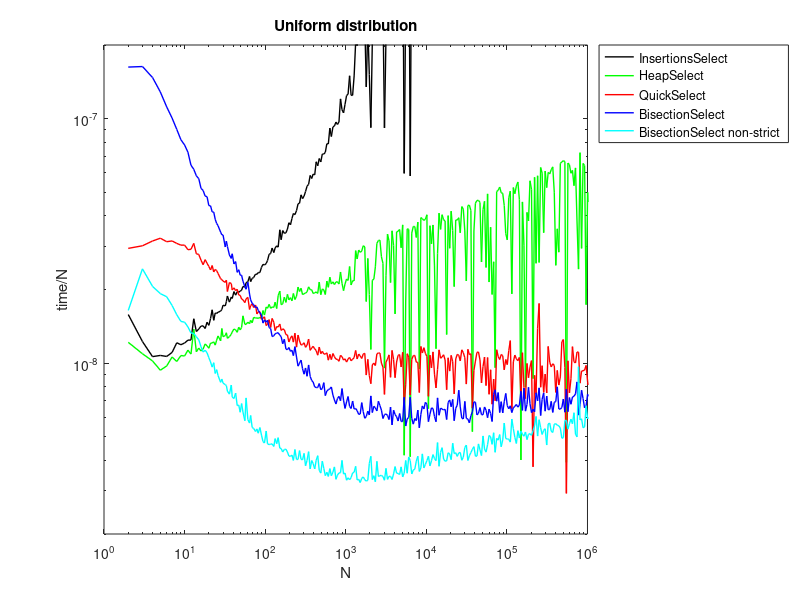
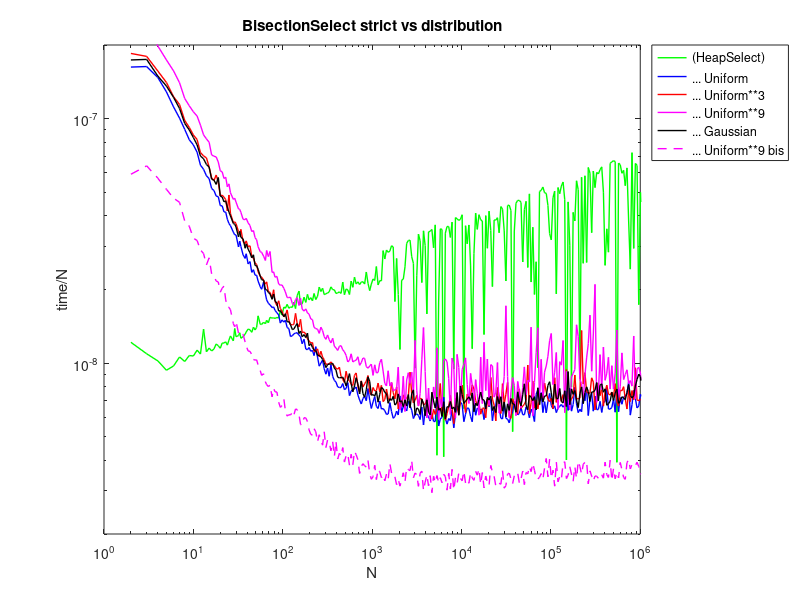
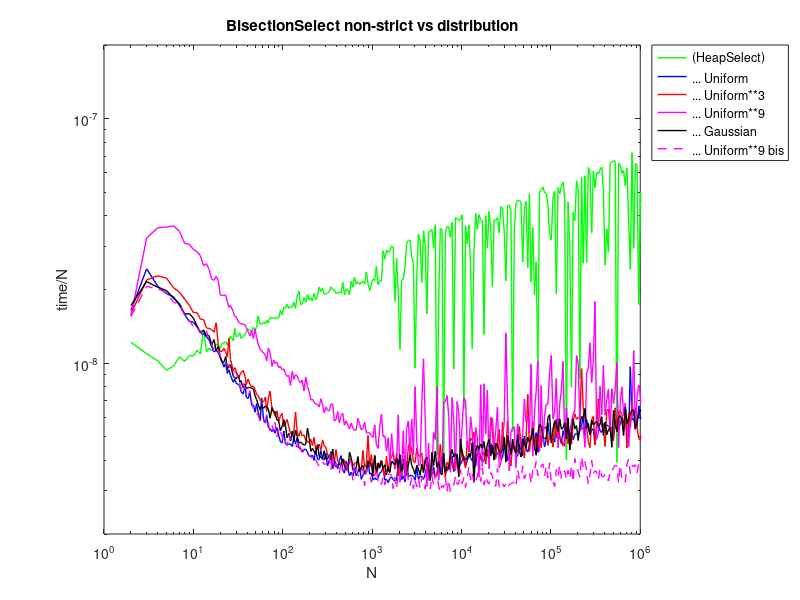
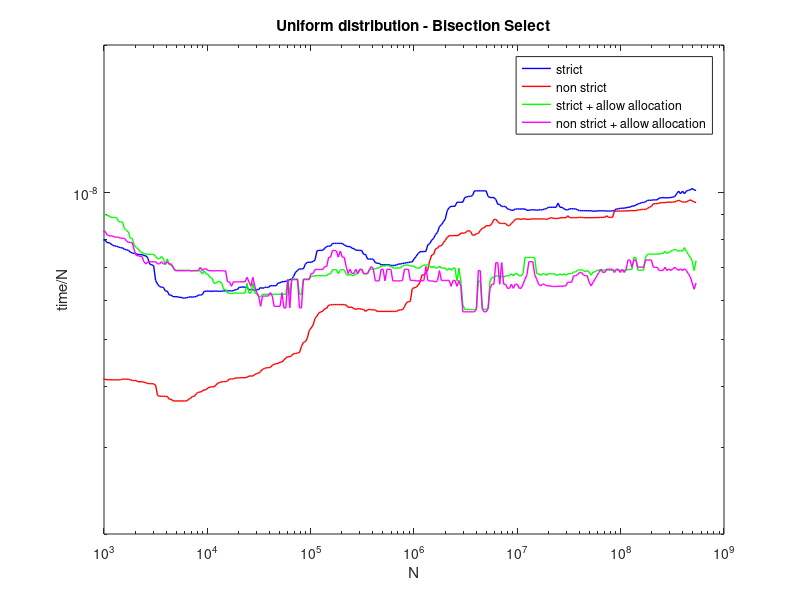

Write the MATLAB code that produced these figures, in order.
a = dlmread("sortselect_test_files/test1.txt");

ntest = sum(a(:,1) == 1)
np = size(a,1) / ntest

b = reshape(a,ntest,np,[]);

nbel = b(:,1,2);
insertselect = b(:,:,3);
heapselect   = b(:,:,4);
quickselectR = b(:,:,5);
bisection00  = b(:,:,6);
bisection10  = b(:,:,7);

set(0, 'DefaultLineLineWidth', 1);

h = figure(11)
loglog  (nbel,insertselect(:,1),'k', ...
         nbel,heapselect(:,1),  'g', ...
         nbel,quickselectR(:,1),'r', ...
         nbel,bisection00(:,1), 'b', ...
         nbel,bisection10(:,1), 'c')
axis([1 1e6 2e-9 2e-7]);
xlabel('N'); ylabel("time/N"); title("Uniform distribution");
legend('InsertionsSelect','HeapSelect','QuickSelect','BisectionSelect','BisectionSelect non-strict', ...
       'location','northeastoutside') 
print('sortselect_test_files/fig11.png','-dpng','-S700,400');

h = figure(12)
loglog  (nbel,heapselect(:,1),  'g', ...
         nbel,bisection00(:,1), 'b', ...
         nbel,bisection00(:,2), 'r', ...
         nbel,bisection00(:,3), 'm', ...
         nbel,bisection00(:,4), 'k', ...
         nbel,bisection00(:,5), 'm--')
axis([1 1e6 2e-9 2e-7]);
xlabel('N'); ylabel("time/N"); title("BisectionSelect strict vs distribution");
legend('(HeapSelect)','... Uniform','... Uniform**3','... Uniform**9','... Gaussian','... Uniform**9 bis', ...
       'location','northeastoutside') 
print('sortselect_test_files/fig12.png','-dpng','-S700,400');

h = figure(13)
loglog  (nbel,heapselect(:,1),  'g', ...
         nbel,bisection10(:,1), 'b', ...
         nbel,bisection10(:,2), 'r', ...
         nbel,bisection10(:,3), 'm', ...
         nbel,bisection10(:,4), 'k', ...
         nbel,bisection10(:,5), 'm--')
axis([1 1e6 2e-9 2e-7]);
xlabel('N'); ylabel("time/N"); title("BisectionSelect non-strict vs distribution");
legend('(HeapSelect)','... Uniform','... Uniform**3','... Uniform**9','... Gaussian','... Uniform**9 bis', ...
       'location','northeastoutside') 
print('sortselect_test_files/fig13.png','-dpng','-S700,400');





a = dlmread("sortselect_test_files/test2.txt");

ntest = sum(a(:,1) == 1)
np = size(a,1) / ntest

b = reshape(a,ntest,np,[]);

nbel = b(:,1,2);
quickselect = movmedian(b(:,:,3),31,1);
bisection00 = movmedian(b(:,:,4),31,1);
bisection10 = movmedian(b(:,:,5),31,1);
bisection01 = movmedian(b(:,:,6),31,1);
bisection11 = movmedian(b(:,:,7),31,1);

set(0, 'DefaultLineLineWidth', 1);

h = figure(21)
loglog  (nbel,bisection00(:,1),'b', ...
         nbel,bisection10(:,1),'r', ...
         nbel,bisection01(:,1),'g', ...
         nbel,bisection11(:,1),'m')
axis([1e3 1e9 2e-9 2e-8]);
xlabel('N'); ylabel("time/N"); title("Uniform distribution - Bisection Select");
legend('strict','non strict','strict + allow allocation','non strict + allow allocation') 
print('sortselect_test_files/fig21.png','-dpng','-S600,400');

h = figure(22)
loglog  (nbel,quickselect(:,1),'r', ...
         nbel,bisection00(:,1),'b')
axis([1e3 1e9 2e-9 2e-8]);
xlabel('N'); ylabel("time/N"); title("Uniform distribution");
legend('Quickselect','Bisection Select strict') 
print('sortselect_test_files/fig22.png','-dpng','-S600,400');

h = figure(23)
loglog  (nbel,bisection00(:,1),'b', ...
         nbel,bisection00(:,2),'r', ...
         nbel,bisection00(:,3),'m', ...
         nbel,bisection00(:,4),'k', ...
         nbel,bisection00(:,5),'m--')
axis([1e3 1e9 2e-9 2e-8]);
xlabel('N'); ylabel("time/N"); title("Bisection Select strict versus distribution");
legend('Uniform','Uniform**3','Uniform**9','Gaussian','uniform**9 bis', ...
       "location",'northeastoutside') 
print('sortselect_test_files/fig23.png','-dpng','-S700,400');

h = figure(24)
loglog  (nbel,quickselect(:,4),'r', ...
         nbel,bisection01(:,4),'b')
axis([1e3 1e9 2e-9 2e-8]);
xlabel('N'); ylabel("time/N"); title("Gaussian distribution");
legend('Quickselect','Bisection Select strict + allow allocation)') 
print('sortselect_test_files/fig24.png','-dpng','-S600,400');







a = dlmread("sortselect_test_files/test3.txt");

ntest = sum(a(:,1) == 1)
np = size(a,1) / ntest

b = reshape(a,ntest,np,[]);

nbel = b(:,1,2);
insertsort = b(:,:,3);
heapsort   = b(:,:,4);
quicksortR = b(:,:,5);
quicksortM = b(:,:,6);
quicksortT = b(:,:,7);

set(0, 'DefaultLineLineWidth', 1);

h = figure(31)
loglog  (nbel,insertsort(:,1),'k', ...
         nbel,heapsort(:,1),  'g', ...
         nbel,quicksortR(:,1),'r', ...
         nbel,quicksortM(:,1),'m', ...
         nbel,quicksortT(:,1),'c')
axis([1 1e6 1e-8 1e-6]);
xlabel('N'); ylabel("time/N"); title("Uniform distribution");
legend('InsertionsSort','HeapSort','QuickSort-R','QuickSort-M','QuickSort-T',"location",'southeast') 
print('sortselect_test_files/fig31.png','-dpng','-S600,400');





a = dlmread("sortselect_test_files/test4.txt");

ntest = sum(a(:,1) == 1)
np = size(a,1) / ntest

b = reshape(a,ntest,np,[]);

nbel = b(:,1,2);
insertsort = b(:,:,3);
heapsort   = b(:,:,4);
quicksortR = b(:,:,5);
quicksortM = b(:,:,6);
quicksortT = b(:,:,7);

set(0, 'DefaultLineLineWidth', 1);

h = figure(41)
loglog  (nbel,insertsort(:,1),'k', ...
         nbel,heapsort(:,1),  'g', ...
         nbel,quicksortR(:,1),'r', ...
         nbel,quicksortM(:,1),'m', ...
         nbel,quicksortT(:,1),'c')
axis([1e2 1e8 1e-8 1e-6]);
xlabel('N'); ylabel("time/N"); title("Uniform distribution");
legend('InsertionsSort','HeapSort','QuickSort-R','QuickSort-M','QuickSort-T',"location",'southeast') 
print('sortselect_test_files/fig41.png','-dpng','-S600,400');
